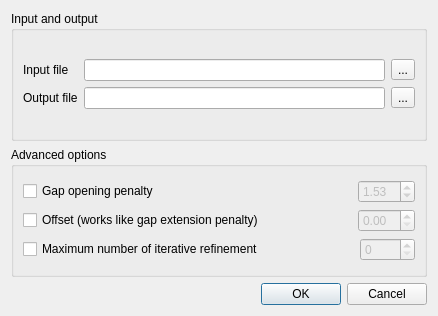
<?xml version="1.0" encoding="UTF-8"?>
<ui version="4.0">
 <class>MAFFTSupportRunDialog</class>
 <widget class="QDialog" name="MAFFTSupportRunDialog">
  <property name="geometry">
   <rect>
    <x>0</x>
    <y>0</y>
    <width>438</width>
    <height>316</height>
   </rect>
  </property>
  <property name="minimumSize">
   <size>
    <width>438</width>
    <height>0</height>
   </size>
  </property>
  <property name="windowTitle">
   <string>Align with MAFFT</string>
  </property>
  <layout class="QVBoxLayout" name="verticalLayout_2">
   <item>
    <layout class="QVBoxLayout" name="verticalLayout">
     <item>
      <widget class="QGroupBox" name="inputGroupBox">
       <property name="title">
        <string>Input and output</string>
       </property>
       <layout class="QGridLayout" name="gridLayout_2">
        <item row="0" column="0">
         <layout class="QGridLayout" name="gridLayout">
          <item row="0" column="0">
           <widget class="QLabel" name="label">
            <property name="text">
             <string>Input file</string>
            </property>
           </widget>
          </item>
          <item row="0" column="1">
           <widget class="QLineEdit" name="inputFileLineEdit"/>
          </item>
          <item row="0" column="2">
           <widget class="QToolButton" name="inputFilePathButton">
            <property name="text">
             <string>...</string>
            </property>
           </widget>
          </item>
          <item row="1" column="0">
           <widget class="QLabel" name="label_2">
            <property name="text">
             <string>Output file</string>
            </property>
           </widget>
          </item>
          <item row="1" column="1">
           <widget class="QLineEdit" name="outputFileLineEdit"/>
          </item>
          <item row="1" column="2">
           <widget class="QToolButton" name="outputFilePathButton">
            <property name="text">
             <string>...</string>
            </property>
           </widget>
          </item>
         </layout>
        </item>
       </layout>
      </widget>
     </item>
     <item>
      <widget class="QGroupBox" name="groupBox">
       <property name="title">
        <string>Advanced options</string>
       </property>
       <layout class="QGridLayout" name="gridLayout_7">
        <item row="0" column="0">
         <layout class="QGridLayout" name="gridLayout_6">
          <item row="0" column="0">
           <layout class="QGridLayout" name="gridLayout_3">
            <item row="0" column="0">
             <widget class="QCheckBox" name="gapOpenCheckBox">
              <property name="text">
               <string>Gap opening penalty</string>
              </property>
             </widget>
            </item>
            <item row="0" column="1">
             <spacer name="horizontalSpacer_2">
              <property name="orientation">
               <enum>Qt::Horizontal</enum>
              </property>
              <property name="sizeHint" stdset="0">
               <size>
                <width>40</width>
                <height>20</height>
               </size>
              </property>
             </spacer>
            </item>
            <item row="0" column="2">
             <widget class="QDoubleSpinBox" name="gapOpenSpinBox">
              <property name="enabled">
               <bool>false</bool>
              </property>
              <property name="minimumSize">
               <size>
                <width>55</width>
                <height>0</height>
               </size>
              </property>
              <property name="maximum">
               <double>10.000000000000000</double>
              </property>
              <property name="singleStep">
               <double>0.100000000000000</double>
              </property>
              <property name="value">
               <double>1.530000000000000</double>
              </property>
             </widget>
            </item>
           </layout>
          </item>
          <item row="1" column="0">
           <layout class="QGridLayout" name="gridLayout_4">
            <item row="0" column="0">
             <widget class="QCheckBox" name="gapExtCheckBox">
              <property name="text">
               <string>Offset (works like gap extension penalty)</string>
              </property>
             </widget>
            </item>
            <item row="0" column="1">
             <spacer name="horizontalSpacer_3">
              <property name="orientation">
               <enum>Qt::Horizontal</enum>
              </property>
              <property name="sizeHint" stdset="0">
               <size>
                <width>40</width>
                <height>20</height>
               </size>
              </property>
             </spacer>
            </item>
            <item row="0" column="2">
             <widget class="QDoubleSpinBox" name="gapExtSpinBox">
              <property name="enabled">
               <bool>false</bool>
              </property>
              <property name="minimumSize">
               <size>
                <width>55</width>
                <height>0</height>
               </size>
              </property>
              <property name="maximum">
               <double>10.000000000000000</double>
              </property>
              <property name="value">
               <double>0.000000000000000</double>
              </property>
             </widget>
            </item>
           </layout>
          </item>
          <item row="2" column="0">
           <layout class="QGridLayout" name="gridLayout_5">
            <item row="0" column="0">
             <widget class="QCheckBox" name="maxNumberIterRefinementCheckBox">
              <property name="text">
               <string>Maximum number of iterative refinement</string>
              </property>
             </widget>
            </item>
            <item row="0" column="1">
             <spacer name="horizontalSpacer_4">
              <property name="orientation">
               <enum>Qt::Horizontal</enum>
              </property>
              <property name="sizeHint" stdset="0">
               <size>
                <width>40</width>
                <height>20</height>
               </size>
              </property>
             </spacer>
            </item>
            <item row="0" column="2">
             <widget class="QSpinBox" name="maxNumberIterRefinementSpinBox">
              <property name="enabled">
               <bool>false</bool>
              </property>
              <property name="sizePolicy">
               <sizepolicy hsizetype="Minimum" vsizetype="Fixed">
                <horstretch>0</horstretch>
                <verstretch>0</verstretch>
               </sizepolicy>
              </property>
              <property name="minimumSize">
               <size>
                <width>55</width>
                <height>0</height>
               </size>
              </property>
              <property name="maximum">
               <number>1000</number>
              </property>
             </widget>
            </item>
           </layout>
          </item>
         </layout>
        </item>
       </layout>
      </widget>
     </item>
    </layout>
   </item>
   <item>
    <widget class="QDialogButtonBox" name="buttonBox">
     <property name="standardButtons">
      <set>QDialogButtonBox::Cancel|QDialogButtonBox::Ok</set>
     </property>
    </widget>
   </item>
  </layout>
 </widget>
 <resources/>
 <connections>
  <connection>
   <sender>gapOpenCheckBox</sender>
   <signal>toggled(bool)</signal>
   <receiver>gapOpenSpinBox</receiver>
   <slot>setEnabled(bool)</slot>
   <hints>
    <hint type="sourcelabel">
     <x>160</x>
     <y>48</y>
    </hint>
    <hint type="destinationlabel">
     <x>356</x>
     <y>48</y>
    </hint>
   </hints>
  </connection>
  <connection>
   <sender>gapExtCheckBox</sender>
   <signal>toggled(bool)</signal>
   <receiver>gapExtSpinBox</receiver>
   <slot>setEnabled(bool)</slot>
   <hints>
    <hint type="sourcelabel">
     <x>160</x>
     <y>79</y>
    </hint>
    <hint type="destinationlabel">
     <x>356</x>
     <y>79</y>
    </hint>
   </hints>
  </connection>
  <connection>
   <sender>maxNumberIterRefinementCheckBox</sender>
   <signal>toggled(bool)</signal>
   <receiver>maxNumberIterRefinementSpinBox</receiver>
   <slot>setEnabled(bool)</slot>
   <hints>
    <hint type="sourcelabel">
     <x>160</x>
     <y>110</y>
    </hint>
    <hint type="destinationlabel">
     <x>356</x>
     <y>110</y>
    </hint>
   </hints>
  </connection>
  <connection>
   <sender>buttonBox</sender>
   <signal>accepted()</signal>
   <receiver>MAFFTSupportRunDialog</receiver>
   <slot>accept()</slot>
   <hints>
    <hint type="sourcelabel">
     <x>218</x>
     <y>295</y>
    </hint>
    <hint type="destinationlabel">
     <x>218</x>
     <y>157</y>
    </hint>
   </hints>
  </connection>
  <connection>
   <sender>buttonBox</sender>
   <signal>rejected()</signal>
   <receiver>MAFFTSupportRunDialog</receiver>
   <slot>reject()</slot>
   <hints>
    <hint type="sourcelabel">
     <x>218</x>
     <y>295</y>
    </hint>
    <hint type="destinationlabel">
     <x>218</x>
     <y>157</y>
    </hint>
   </hints>
  </connection>
 </connections>
</ui>
